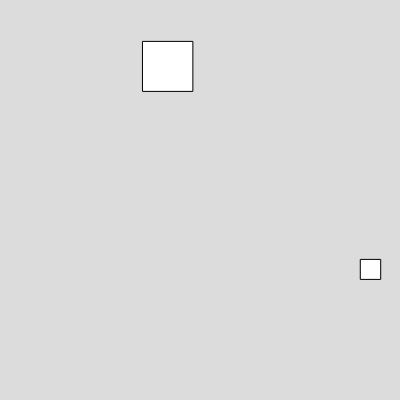
Frame 1 (no input)
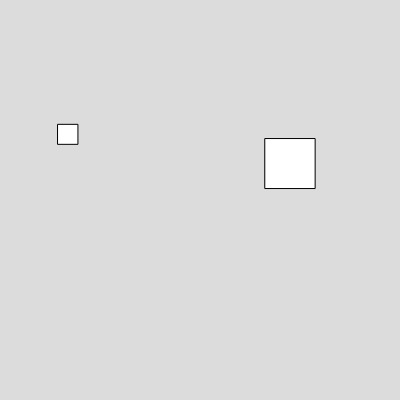
Frame 60 (no input)
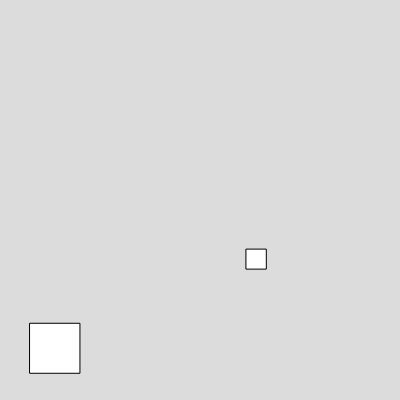
Frame 120 (the mouse pressed at the canvas centre since frame 60)

The p5.js sketch that drew these frames (run headless with seeded random() and noise() and a simulated clock; from frame 60 on, the mouse is pressed at the canvas centre):

// p5.js sketch
// ── sketch.js
let quadrado1 = {
  iniciar: function (x, y, vx, vy, tamanho) {
    this.x = x;
    this.y = y;
    this.vx = vx;
    this.vy = vy;
    this.tamanho = tamanho;
  },
  mostrar: function () {
    square(this.x, this.y, this.tamanho);
  },
  mover: function () {
    if (this.x >= width - this.tamanho) {
      this.x = width - this.tamanho;
      this.vx *= -1;
    }
    if (this.x <= 0) {
      this.x = 0;
      this.vx *= -1;
    }
    if (this.y >= height - this.tamanho) {
      this.y = height - this.tamanho;
      this.vy *= -1;
    }
    if (this.y <= 0) {
      this.y = 0;
      this.vy *= -1;
    }
    this.x += this.vx;
    this.y += this.vy;
  },
  colidiu: function (objeto) {
    if (
      this.x <= objeto.x + objeto.tamanho &&
      this.x + this.tamanho >= objeto.x &&
      this.y <= objeto.y + objeto.tamanho &&
      this.y + this.tamanho >= objeto.y
    ) {
      this.vx *= -1;
      this.vy *= -1;
      objeto.vx *= -1;
      objeto.vy *= -1;
    }
  },
};

let quadrado2 = {
  iniciar: function (x, y, vx, vy, tamanho) {
    this.x = x;
    this.y = y;
    this.vx = vx;
    this.vy = vy;
    this.tamanho = tamanho;
  },
  mostrar: function () {
    square(this.x, this.y, this.tamanho);
  },
  mover: function () {
    if (this.x >= width - this.tamanho) {
      this.x = width - this.tamanho;
      this.vx *= -1;
    }
    if (this.x <= 0) {
      this.x = 0;
      this.vx *= -1;
    }
    if (this.y >= height - this.tamanho) {
      this.y = height - this.tamanho;
      this.vy *= -1;
    }
    if (this.y <= 0) {
      this.y = 0;
      this.vy *= -1;
    }
    this.x += this.vx;
    this.y += this.vy;
  },
  colidiu: function (objeto) {
    return (
      this.x <= objeto.x + objeto.tamanho &&
      this.x + this.tamanho >= objeto.x &&
      this.y <= objeto.y + objeto.tamanho &&
      this.y + this.tamanho >= objeto.y
    );
  },
};

function setup() {
  createCanvas(400, 400);
  quadrado1.iniciar(
    random(200),
    random(200),
    random(-10, 10),
    random(-10, 10),
    50
  );
  quadrado2.iniciar(
    random(200, 400),
    random(200, 400),
    random(-10, 10),
    random(-10, 10),
    20
  );
}

function draw() {
  background(220);
  quadrado1.mostrar();
  quadrado1.mover();
  quadrado2.mostrar();
  quadrado2.mover();
  quadrado1.colidiu(quadrado2);
}
